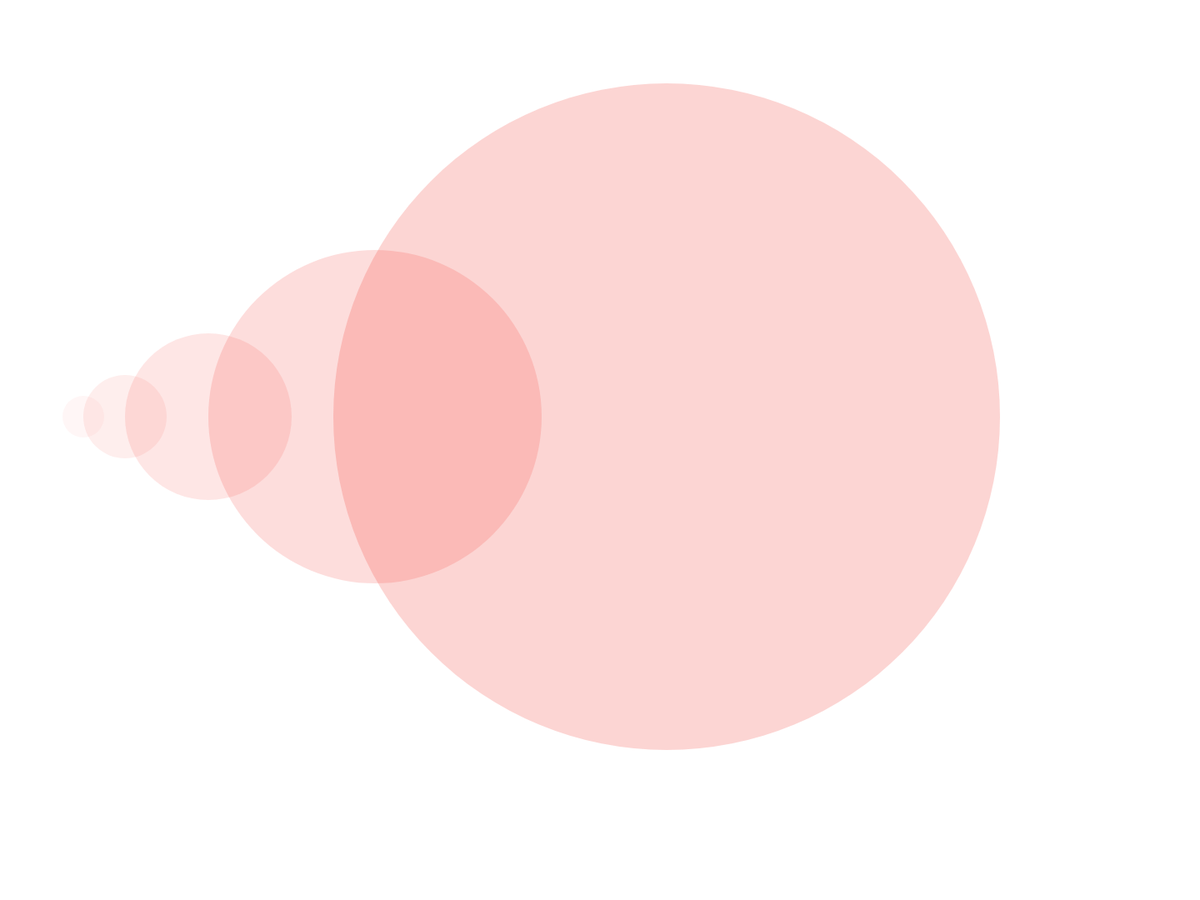
Frame 1 (no input)
Frame 60 (no input): identical to frame 1, image omitted
Frame 120 (the mouse pressed at the canvas centre since frame 60): identical to frame 1, image omitted

The p5.js sketch that drew this single still picture (run headless with seeded random() and noise() and a simulated clock; from frame 60 on, the mouse is pressed at the canvas centre):

// p5.js sketch
// ── sketch.js
function setup() {
  createCanvas(1440, 1080);
}

function draw() {
    background('white');
    let durchmesser = 50;
    noStroke();
    
    fill(240, 43, 34, 10);
    ellipse(100,500, durchmesser, durchmesser);
    
    fill(240, 43, 34, 20);
    durchmesser = durchmesser * 2;
    ellipse(150,500, durchmesser, durchmesser);
    
    fill(240, 43, 34, 30);
    durchmesser = durchmesser * 2;
    ellipse(250,500, durchmesser, durchmesser);
    
    fill(240, 43, 34, 40);
    durchmesser = durchmesser * 2;
    ellipse(450,500, durchmesser, durchmesser);
    
    fill(240, 43, 34, 50);
    durchmesser = durchmesser * 2;
    ellipse(800,500, durchmesser, durchmesser);
}
